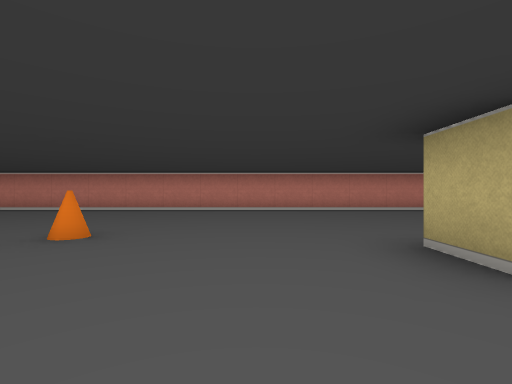
View 1 (above)

16 first-person views from a walk through a cub3D maze. The camera is about half as high as the walls, looks level and sees 85° across. The floor is counted in squares. Each view is taken from the middle of a square. On the plan, view 1 faces up. The plan holds only what a view shows up to about 9 squares ahead; the rest is blank.

View 2
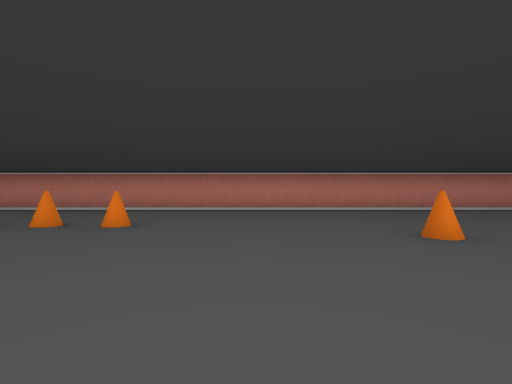

View 3
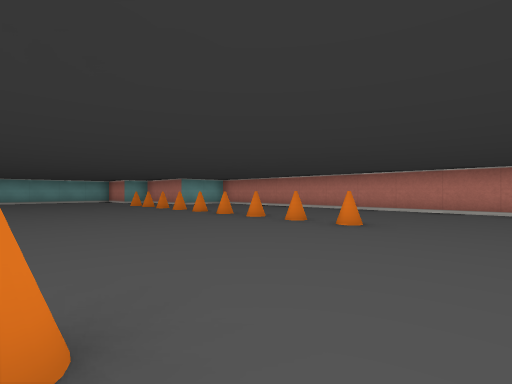

View 4
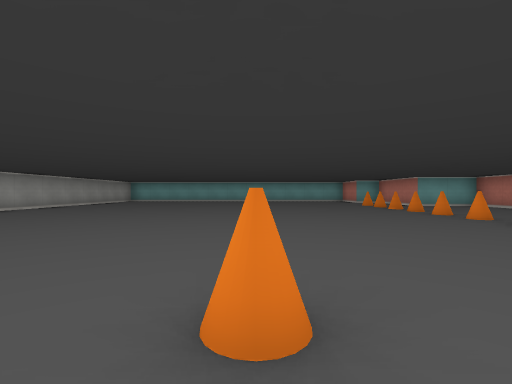

View 5
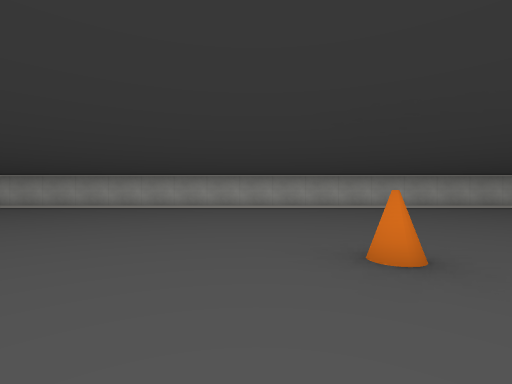

View 6
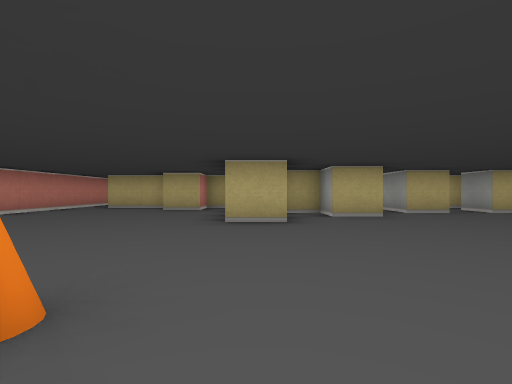

View 7
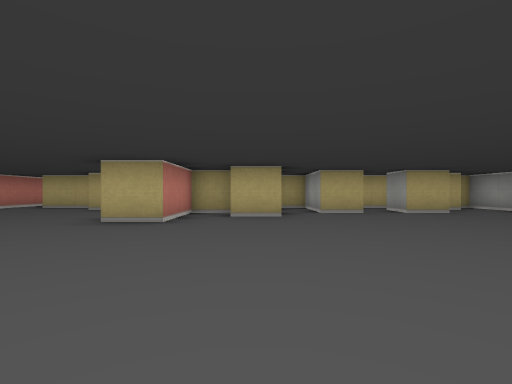

View 8
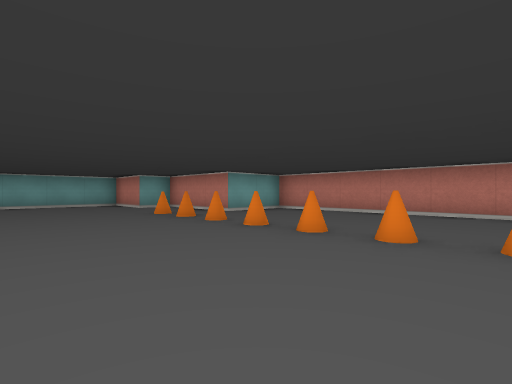

View 9
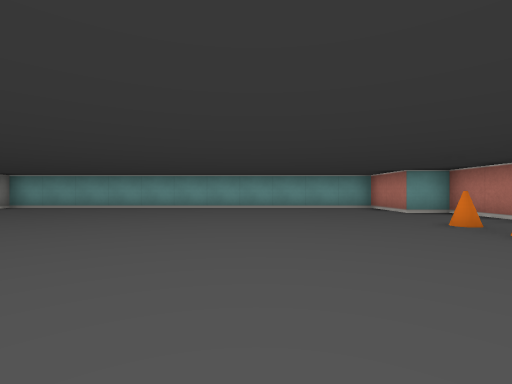

View 10
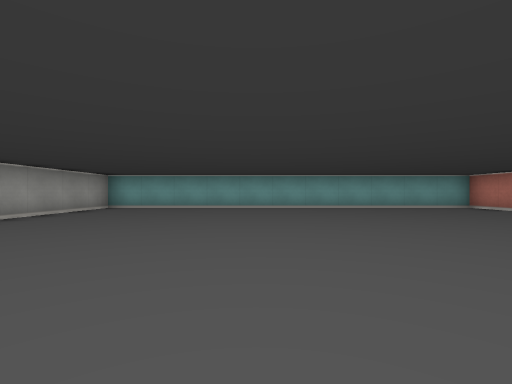

View 11
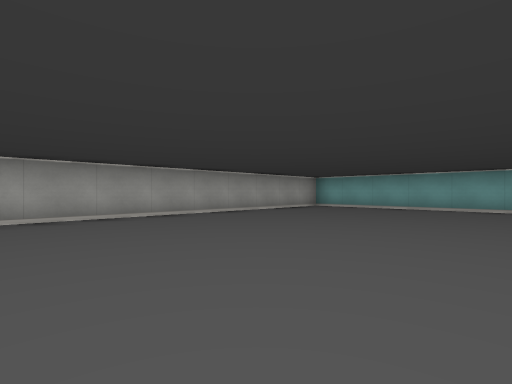

View 12
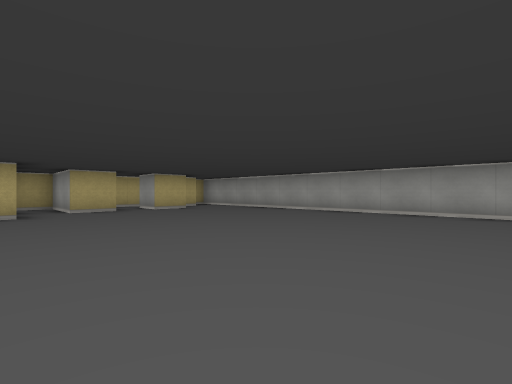

View 13
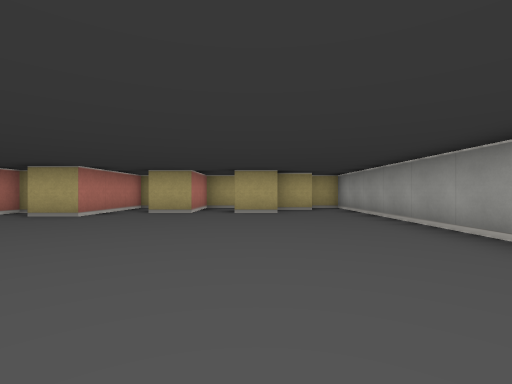

View 14
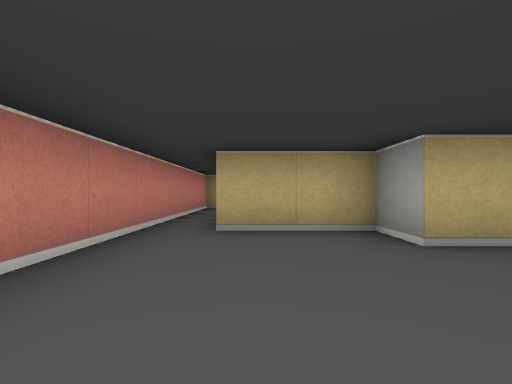

View 15
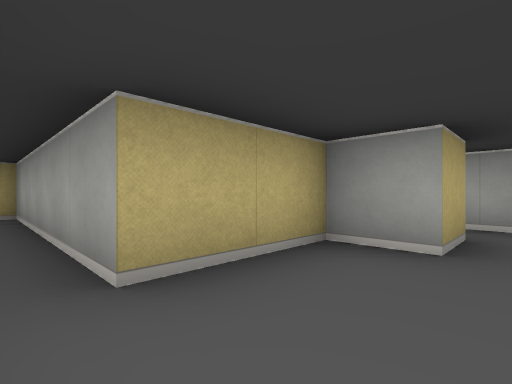

View 16
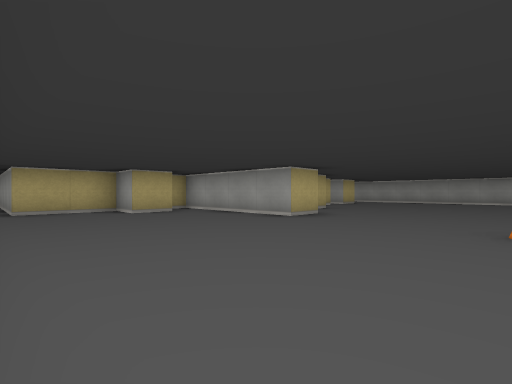

### Floor plan
Points are (right, up) in squares from view 1. A wall is a line through its corners. A room is listed if a view was taken in it or the views show most of it. See-through windows are left out.
Room 1 (views 1, 2, 3, 4, 5, 6, 7, 8, 9, 10, 11, 12, 13, 14, 15, 16)
walls: (3.5, -4.6) (3.5, -3.5) (4.5, -3.5); (4.5, -5.5) (4.5, -4.5); (5.5, -4.2) (5.5, -2.5) (3.5, -2.5) (3.5, -1.5) (5.5, -1.5) (5.5, -0.5) (2.5, -0.5) (2.5, 0.5) (3.5, 0.5) (3.5, 1.5) (1.5, 1.5) (1.5, 2.5) (5.5, 2.5) (5.5, 3.5) (4.5, 3.5) (4.5, 4.5) (5.5, 4.5) (5.5, 6.5) (10.5, 6.5) (10.5, 7.5) (-13.5, 7.5) (-13.5, 5.5) (-16.5, 5.5) (-16.5, 4.5) (-18.5, 4.5) (-18.5, -6.5) (5.5, -6.5) (5.5, -5.6)
objects: cone (-14, 4); cone (-13, 4); cone (-12, 4); cone (-11, 4); cone (-10, 4); cone (-9, 4); cone (-8, 4); cone (-7, 4); cone (-6, 4); cone (-5, 0); cone (-2, 3)

Positions as (right, up) in squares from view 1, and headings:
1: (0, 0), facing up
2: (-4, 0), facing up
3: (-4, 0), facing up-left
4: (-4, 0), facing left
5: (-4, 2), facing down
6: (-3, 2), facing right
7: (-3, 0), facing right
8: (-8, 1), facing up-left
9: (-10, 1), facing left
10: (-10, -2), facing left
11: (-10, -1), facing down-left
12: (-4, 0), facing down-right
13: (-3, -4), facing right
14: (2, 6), facing right
15: (4, 7), facing down-right
16: (-2, 7), facing down-right
